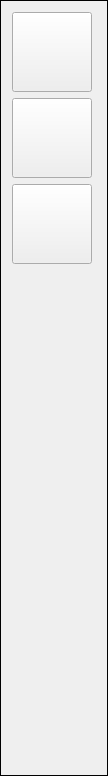
       <widget class="QFrame" name="gridFrame">
        <property name="minimumSize">
         <size>
          <width>0</width>
          <height>0</height>
         </size>
        </property>
        <property name="maximumSize">
         <size>
          <width>100</width>
          <height>16777215</height>
         </size>
        </property>
        <property name="styleSheet">
         <string notr="true">QFrame{border: 1px solid black;}</string>
        </property>
        <layout class="QVBoxLayout" name="verticalLayout_4">
         <property name="rightMargin">
          <number>15</number>
         </property>
         <item>
          <widget class="QPushButton" name="tabButton1">
           <property name="sizePolicy">
            <sizepolicy hsizetype="Minimum" vsizetype="Minimum">
             <horstretch>0</horstretch>
             <verstretch>0</verstretch>
            </sizepolicy>
           </property>
           <property name="minimumSize">
            <size>
             <width>80</width>
             <height>80</height>
            </size>
           </property>
           <property name="styleSheet">
            <string notr="true">QPushButton{background-color: rgb(96, 96, 96);border-radius: 5px;} QPushButton:pressed{background-color: rgb(70, 70, 70);};</string>
           </property>
           <property name="text">
            <string/>
           </property>
          </widget>
         </item>
         <item>
          <widget class="QPushButton" name="tabButton2">
           <property name="sizePolicy">
            <sizepolicy hsizetype="Minimum" vsizetype="Minimum">
             <horstretch>0</horstretch>
             <verstretch>0</verstretch>
            </sizepolicy>
           </property>
           <property name="minimumSize">
            <size>
             <width>80</width>
             <height>80</height>
            </size>
           </property>
           <property name="styleSheet">
            <string notr="true">QPushButton{background-color: rgb(66, 66, 66);border-radius: 5px;} QPushButton:pressed{background-color: rgb(70, 70, 70);};</string>
           </property>
           <property name="text">
            <string/>
           </property>
          </widget>
         </item>
         <item>
          <widget class="QPushButton" name="tabButton3">
           <property name="sizePolicy">
            <sizepolicy hsizetype="Minimum" vsizetype="Minimum">
             <horstretch>0</horstretch>
             <verstretch>0</verstretch>
            </sizepolicy>
           </property>
           <property name="minimumSize">
            <size>
             <width>80</width>
             <height>80</height>
            </size>
           </property>
           <property name="styleSheet">
            <string notr="true">QPushButton{background-color: rgb(66, 66, 66);border-radius: 5px;} QPushButton:pressed{background-color: rgb(70, 70, 70);};</string>
           </property>
           <property name="text">
            <string/>
           </property>
          </widget>
         </item>
         <item>
          <spacer name="verticalSpacer">
           <property name="orientation">
            <enum>Qt::Vertical</enum>
           </property>
           <property name="sizeType">
            <enum>QSizePolicy::Expanding</enum>
           </property>
           <property name="sizeHint" stdset="0">
            <size>
             <width>20</width>
             <height>500</height>
            </size>
           </property>
          </spacer>
         </item>
        </layout>
       </widget>
